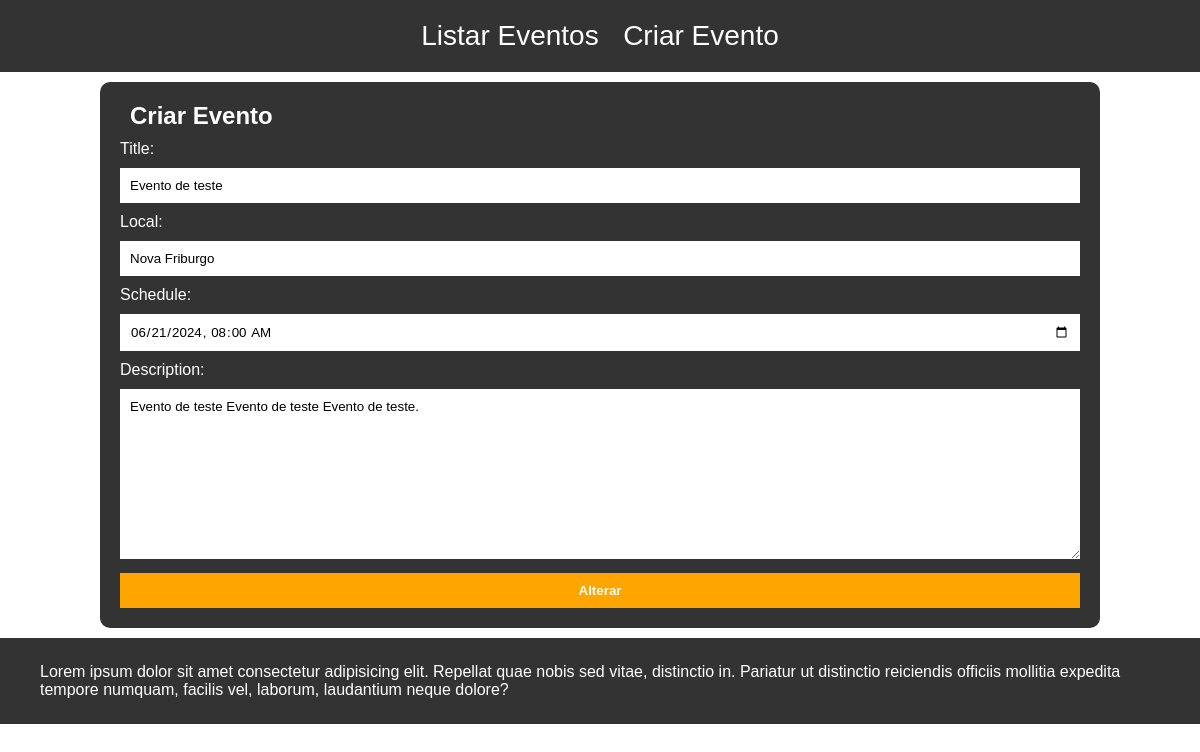
Page /api/events/update/15 on the committed database.
### eventos/models.py (models this page shows)
class Event(models.Model):
    title = models.CharField(max_length=255)
    local = models.CharField(max_length=255)
    schedule = models.DateTimeField()
    description = models.TextField()

### eventos/views.py (the view)
# urls.py: path('api/events/update/<int:id>', views.update_event, name='update_event'),  # URL para atualizar um evento específico pelo ID
def update_event(request, id):
    event = get_object_or_404(Event, pk=id)
    form = EventForm(instance=event)
    if request.method == 'POST':  # Verifica se a requisição é do tipo POST
        form = EventForm(request.POST, instance=event)
        if form.is_valid():  # Verifica se o formulário é válido
            event.save()  # Salva as alterações do evento
            return redirect('/')  # Redireciona de volta para a página principal
    else:
        return render(request, 'events/update.html', {'form':form})  # Renderiza o formulário de atualização do evento

### eventos/forms.py
class EventForm(forms.ModelForm):
    class Meta:
        model = Event
        fields = '__all__'
    schedule = forms.DateTimeField(widget=forms.DateTimeInput(attrs={'type': 'datetime-local'}))

### eventos/templates/events/update.html (shortened to what this page needs)
{% extends 'index.html' %}
{% block content %}
    <div class="container-form">
        <h2>Criar Evento</h2>
        <form method="post" class="mt-4">
            {{form.as_p}}
            <button type="submit" class="btn btn-primary">Alterar</button>
        </form>
    </div>
{% endblock %}

### eventos/static/css/style.css (style rules this page uses)
* { margin: 0; padding: 0; font-family: Arial, Helvetica, sans-serif; }
h1, p, form { margin-top: 10px; }
h2 { margin-left: 10px; }
form input, form button, form textarea { width: 100%; box-sizing: border-box; padding: 10px; border: none; margin-top: 10px; }
form button { background-color: #ffa500; color: white; font-weight: bold; }
.container-form { width: 80%; margin: 10px auto; padding: 20px; background-color: #333; color: white; border-radius: 10px; }

### rows in the picture
Event: title "Evento de teste", local "Nova Friburgo", schedule "06/21/2024 08:00", description "Evento de teste Evento de teste Evento de teste."
